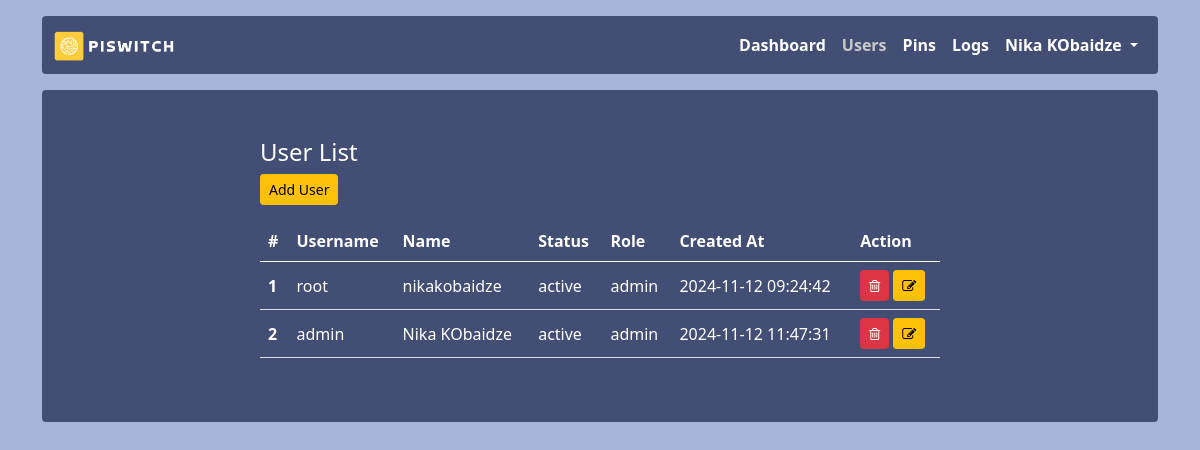
Page /users (signed in) on the earlier database version.
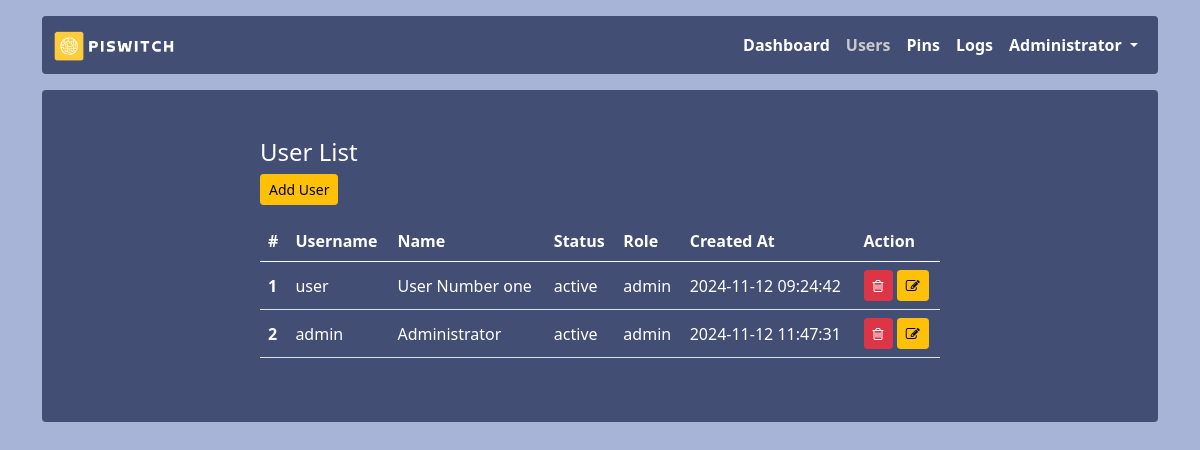
Same page on the later database version.
### app.py (models this page shows, shortened)
class Users(db.Model):
    id = db.Column(db.Integer, primary_key = True)
    username = db.Column(db.String(255))
    name = db.Column(db.String(255))
    password = db.Column(db.String(255))
    role = db.Column(db.String(20))
    status = db.Column(db.String(20))
    created_at = db.Column(db.DateTime, default=datetime.utcnow())

### app.py (the view)
@app.route('/users')
@login_required
@check_admin
def users():
    users = Users.query.all()
    return render_template('users/users.html', users=users)

### app.py (called while the page is built)
def login_required(f):
    @wraps(f)
    def decorated_function(*args, **kwargs):
        if session.get("user_id") is None:
            return redirect("/login")
        return f(*args, **kwargs)
    return decorated_function

def check_admin(f):
    @wraps(f)
    def decorated_function(*args, **kwargs):
        if session.get("role") != 'admin':
            return redirect("/")
        return f(*args, **kwargs)
    return decorated_function

### templates/users/users.html (shortened to what this page needs)
{% extends 'layout.html' %}
{% block content %}
<h4>User List</h4>
<a href="{{ url_for('add_user') }}" class="btn btn-warning btn-sm">Add User</a>
<table class="table mt-3">
    <thead>
        <tr>
            <th scope="col">#</th>
            <th scope="col">Username</th>
            <th scope="col">Name</th>
            <th scope="col">Status</th>
            <th scope="col">Role</th>
            <th scope="col">Created At</th>
            <th scope="col">Action</th>
        </tr>
    </thead>
    <tbody>
        {% for user in users %}
            <tr>
                <th scope="row">{{ user.id }}</th>
                <td>{{ user.username }}</td>
                <td>{{ user.name }}</td>
                <td>{{ user.status }}</td>
                <td>{{ user.role }}</td>
                <td>{{ user.created_at.strftime("%Y-%m-%d %H:%M:%S") }}</td>
                <td>
                    <button type="button" id="{{user.id}}" onclick="getId(this)" class="btn btn-sm btn-danger" data-bs-toggle="modal" data-bs-target="#delete-user">
                        <i class="fa fa-trash-o" aria-hidden="true"></i>
                    </button>
                    <a href="{{ url_for('edit_user', id=user.id) }}" class="btn btn-sm btn-warning">
                        <i class="fa fa-edit" aria-hidden="true"></i>
                    </a>
                </td>
            </tr>
        {% endfor %}
    </tbody>
</table>
{% endblock %}

### templates/layout.html (shortened to what this page needs)
<!DOCTYPE html>
<html lang="en">
    <head>
        <link href="{{ url_for('static', filename='assets/dist/css/bootstrap.min.css') }}" rel="stylesheet" />
        <link href="{{ url_for('static', filename='css/style.css') }}" rel="stylesheet" />
        <link rel="stylesheet" href="{{ url_for('static', filename='css/font-awesome.css') }}">
    </head>
    <body>
        <main>
            <div class="container">
                <nav class="navbar navbar-expand-lg navbar-light bg-light rounded mt-3 color" aria-label="Eleventh navbar example">
                    <div class="container-fluid">
                        <a class="navbar-brand" href="{{ url_for('index') }}">
                            <img src="{{ url_for('static', filename='img/logo.png') }}" alt="PiSwitch" height="30px" />
                        </a>
                        <div class="collapse navbar-collapse" id="navbarsExample09">
                            <ul class="navbar-nav ms-auto mb-2 mb-lg-0">
                                <li class="nav-item">
                                    <a class="nav-link {% if request.path == url_for('index') %}active{% endif %}" aria-current="page" href="{{ url_for('index') }}">Dashboard</a>
                                </li>
                                {% if session['role'] == 'admin'%}
                                    <li class="nav-item">
                                        <a class="nav-link {% if request.path == url_for('users') %}active{% endif %}"  href="{{ url_for('users') }}">Users</a>
                                    </li>
                                    <li class="nav-item">
                                        <a class="nav-link {% if request.path == url_for('pins') %}active{% endif %}" href="{{ url_for('pins') }}">Pins</a>
                                    </li>
                                {%endif%}
                                <li class="nav-item">
                                    <a class="nav-link {% if request.path == url_for('logs') %}active{% endif %}" href="{{ url_for('logs') }}">Logs</a>
                                </li>
                                <li class="nav-item dropdown">
                                    <a class="nav-link dropdown-toggle" href="#" id="dropdown09" data-bs-toggle="dropdown" aria-expanded="false">
                                        {{ session.name }}
                                    </a>
                                </li>
                            </ul>
                        </div>
                    </div>
                </nav>
                <div class="mt-3">
                    <div class="bg-light p-5 rounded color">
                        <div class="col-sm-8 mx-auto">{% block content %}{% endblock %}</div>
                    </div>
                </div>
            </div>
        </main>
    </body>
</html>

### static/css/style.css (style rules this page uses)
body { background-color: #a7b3d7; color: #fff !important; }
.color { background-color: #424e73 !important; color: #fff !important; }
.table { color: #fff !important; }
.navbar-light .navbar-nav .nav-link { color: #fff; font-weight: 600; }
.navbar-light .navbar-nav .nav-link.active, .navbar-light .navbar-nav .show>.nav-link { color: #fff; }
.navbar-light .navbar-nav .nav-link.active, .navbar-light .navbar-nav .show>.nav-link { color: #cacaca }
.table>tbody>tr>th, .table>tbody>tr>td { vertical-align: middle; }

Differences in the rows shown:
changed Users id 2: name "Nika KObaidze" → "Administrator"
changed Users id 1: username "root" → "user"; name "nikakobaidze" → "User Number one"
